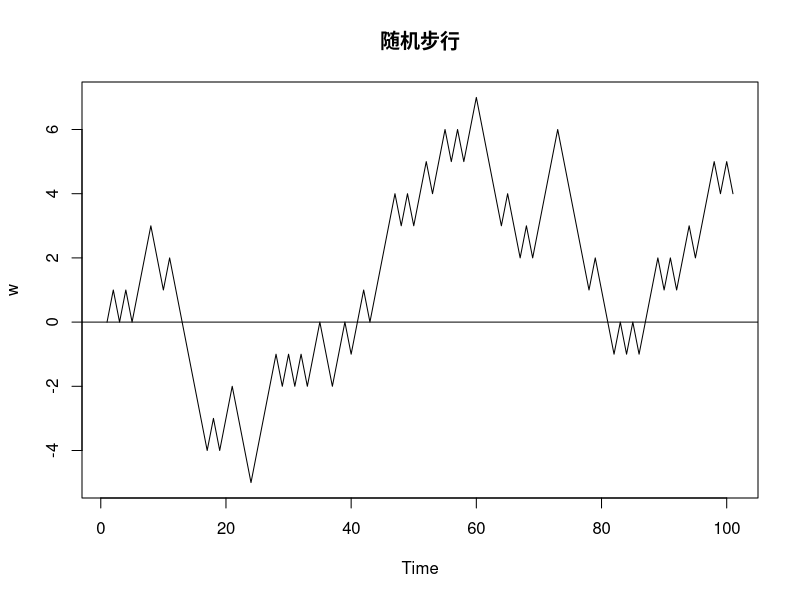
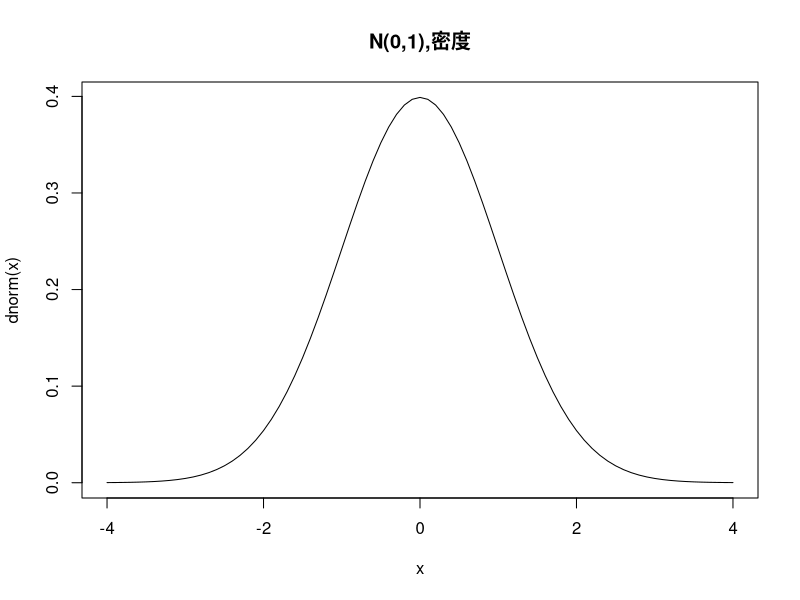
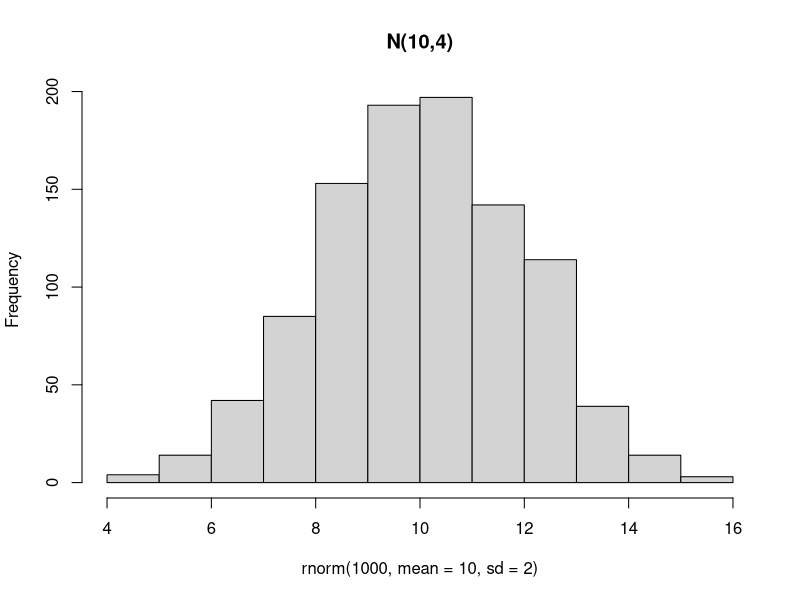
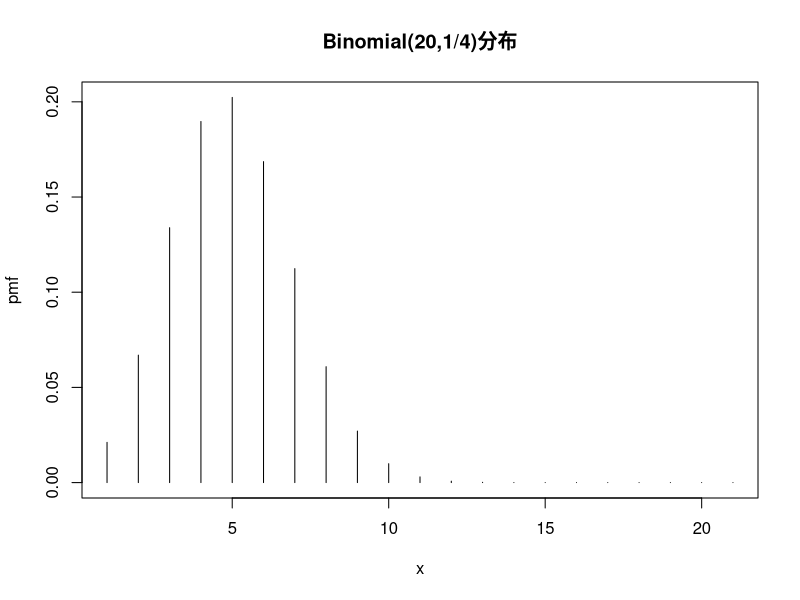
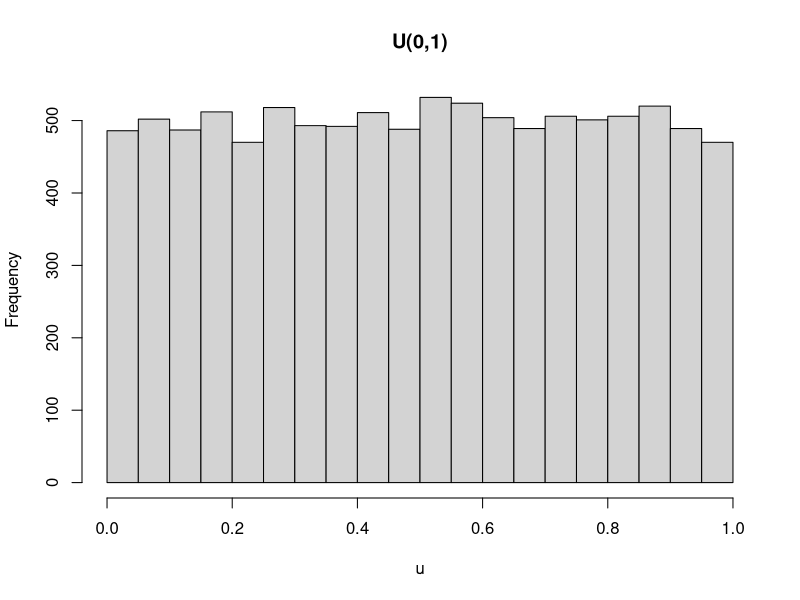
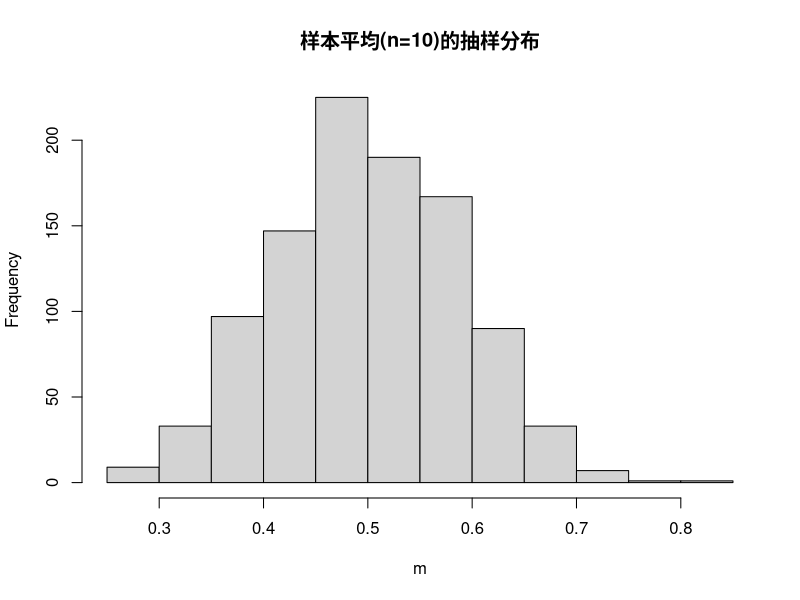

Here is the R script that generated these plots, in order:
x <- sample(10); # 1:10的随机样本,不重复抽取
y <- sample(10,replace=T); # 重复抽取
# 产生指定分布的随机样本
sample(c(-1,0,1),size=20,prob=c(1/4,1/2,1/4),replace=T);
set.seed(12345); # 初始化随机种子
sample(10);
sample(10);
sample(10);
set.seed(10);
sample(10);
sample(10);
sample(10);

# 模拟赌博,掷硬币，正面1，反面-1，初始金额w0=0,w(t)=w(t-1)+r(t),t为次数
set.seed(13579);
r=sample(c(-1,1),size=100,replace=T,prob=c(1/2,1/2));
r=c(0,r); # 加入初始金额
w=cumsum(r); # 累积求和
w=as.ts(w); # 转换成时间序列
plot(w,main="随机步行");
abline(h=0);

# 正态分布
x=seq(-4,4,0.1); # [-4,4]，步长为0.1
plot(x,dnorm(x),type="l",main="N(0,1),密度"); # dnorm() 标准正态密度函数
pnorm(1.96); # # pnorm() 标准正态分布函数
q=c(0.025,0.05,0.5,0.95,0.975);
qnorm(q); # 标准正态分布的分位数

hist(rnorm(1000,mean=10,sd=2),main="N(10,4)");

# t分布
1-pt(2.3,5); # 自由度为5的t分布函数,t>2.3的概率
pt(2.3,5,lower.tail=F); # 右尾概率，与上面相同

# 二项分布
x=seq(0:20);
pmf=dbinom(x,size=20,prob=1/4);
plot(x,pmf,type="h",main="Binomial(20,1/4)分布");
1-pbinom(8,size=20,prob=1/4); # x>8  的概率
q=seq(0.1,0.9,0.1);
qbinom(q,size=20,prob=1/4);

# 中心极限定理
set.seed(12345);
u=runif(10000);
summary(u);
var(u);
hist(u,main="U(0,1)");

u=matrix(u,nc=10); # 将u转换为1000*10的矩阵
m=apply(u,1,mean); # 对u的每一行求均值,1只矩阵的第一维数 行
summary(m);
var(m);
hist(m,main="样本平均(n=10)的抽样分布");
dm=dnorm(m,mean=mean(m),sd=sd(m));